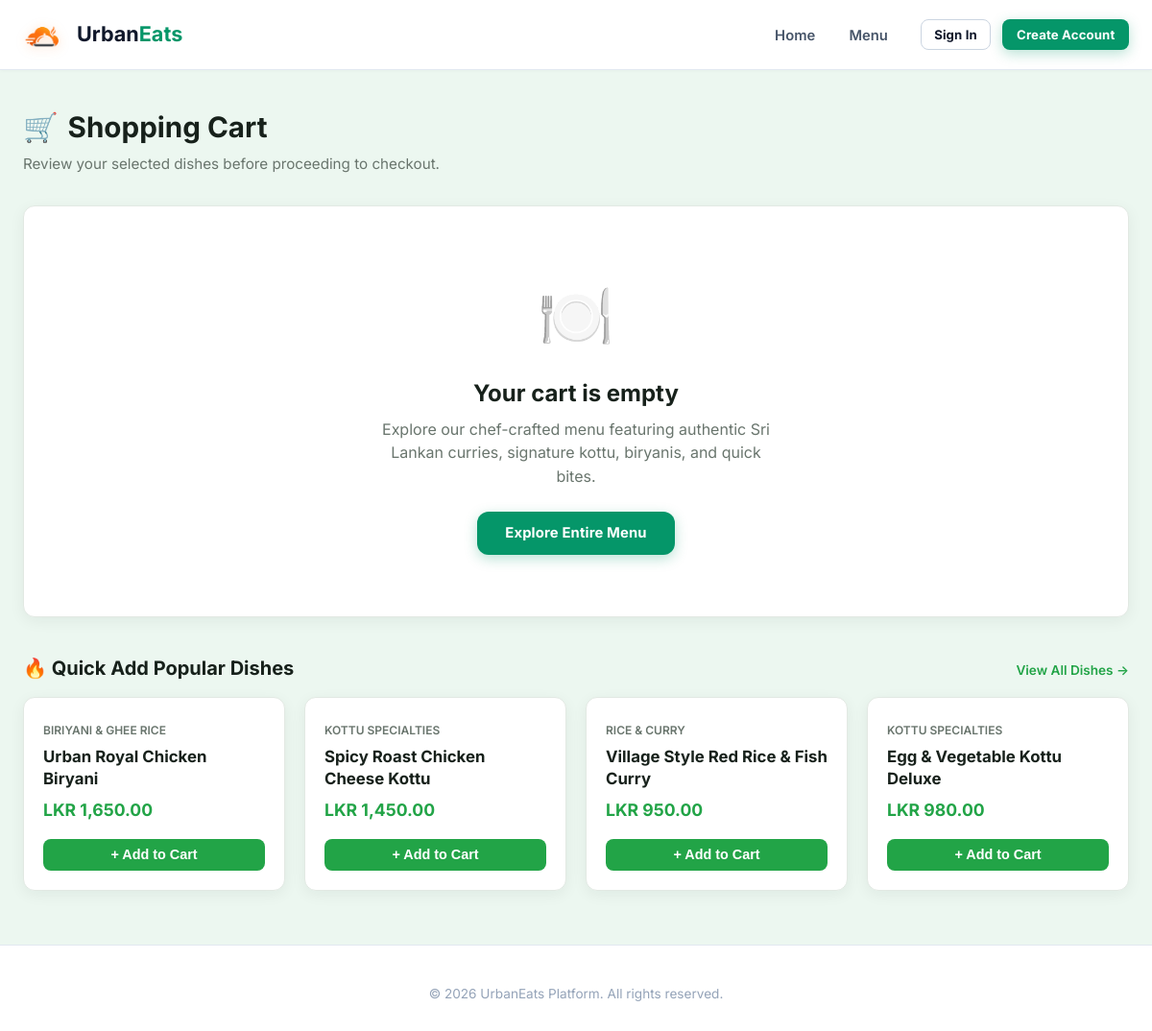
/public/orders/cart.php, run on the app's committed database.
### tables this page shows
CREATE TABLE IF NOT EXISTS `dishes` (
    `dish_id`      INT UNSIGNED NOT NULL AUTO_INCREMENT PRIMARY KEY,
    `category_id`  INT UNSIGNED NOT NULL,
    `name`         VARCHAR(120) NOT NULL,
    `description`  TEXT         NULL,
    `price`        DECIMAL(10,2) NOT NULL,
    `image_path`   VARCHAR(255) NULL COMMENT 'Relative path: uploads/dishes/xxx.ext',
    `is_active`    TINYINT(1)   NOT NULL DEFAULT 1 COMMENT '1 = Active, 0 = Soft deleted',
    `created_at`   TIMESTAMP    NOT NULL DEFAULT CURRENT_TIMESTAMP,
    `updated_at`   TIMESTAMP    NOT NULL DEFAULT CURRENT_TIMESTAMP ON UPDATE CURRENT_TIMESTAMP,
    CONSTRAINT `fk_dishes_category`
        FOREIGN KEY (`category_id`) REFERENCES `categories` (`category_id`)
        ON UPDATE CASCADE ON DELETE RESTRICT,
    INDEX `idx_dishes_category_active` (`category_id`, `is_active`),
    INDEX `idx_dishes_price` (`price`),
    INDEX `idx_dishes_name` (`name`),
    INDEX `idx_dishes_active` (`is_active`)
);

CREATE TABLE IF NOT EXISTS `categories` (
    `category_id`   INT UNSIGNED NOT NULL AUTO_INCREMENT PRIMARY KEY,
    `name`          VARCHAR(80)  NOT NULL UNIQUE,
    `description`   VARCHAR(255) NULL,
    `display_order` TINYINT UNSIGNED NOT NULL DEFAULT 0,
    `is_active`     TINYINT(1)   NOT NULL DEFAULT 1 COMMENT '1 = Active, 0 = Inactive / Hidden',
    `created_at`    TIMESTAMP    NOT NULL DEFAULT CURRENT_TIMESTAMP,
    `updated_at`    TIMESTAMP    NOT NULL DEFAULT CURRENT_TIMESTAMP ON UPDATE CURRENT_TIMESTAMP,
    INDEX `idx_categories_active` (`is_active`),
    INDEX `idx_categories_order` (`display_order`, `name`)
);

### config/db.php (called while the page is built, shortened)
<?php
class Database
{
    private static ?array $config = null;
    public static function loadConfig(): array
    {
        if (self::$config !== null) {
            return self::$config;
        }
        $baseDir = dirname(__DIR__);
        $localConfig = $baseDir . '/config/config.local.php';
        $mainConfig  = $baseDir . '/config/config.php';
        $sampleConfig = $baseDir . '/config/config.sample.php';
        if (file_exists($localConfig)) {
            self::$config = require $localConfig;
        } elseif (file_exists($mainConfig)) {
            self::$config = require $mainConfig;
        } elseif (file_exists($sampleConfig)) {
            self::$config = require $sampleConfig;
        } else {
            throw new RuntimeException('No configuration file found in config directory.');
        }
        return self::$config;
    }
}

### includes/functions.php (called while the page is built, shortened)
<?php
function e(mixed $value): string
{
    return htmlspecialchars((string)($value ?? ''), ENT_QUOTES | ENT_SUBSTITUTE, 'UTF-8');
}
function base_url(string $path = ''): string
{
    static $cachedBase = null;
    if ($cachedBase === null) {
        if (class_exists('Database')) {
            try {
                $config = Database::loadConfig();
                if (!empty($config['app']['url'])) {
                    $cachedBase = rtrim($config['app']['url'], '/');
                }
            } catch (Throwable) {
            }
        }
    }
    $path = ltrim($path, '/');
    return $path === '' ? $cachedBase : "{$cachedBase}/{$path}";
}

### includes/stock.php (called while the page is built, shortened)
<?php
require_once dirname(__DIR__) . '/config/db.php';
require_once __DIR__ . '/functions.php';
function format_lkr(float|int|string $price): string
{
    return 'LKR ' . number_format((float)$price, 2);
}

### public/orders/cart.php (the view, shortened to what this page needs)
<?php
$cartDetails = cart_get_details();
$items = $cartDetails['items'];
$pdo = get_db_connection();
$stmtPopular = $pdo->query(
    'SELECT d.dish_id, d.name, d.price, d.image_path, c.name AS category_name,
            COALESCE(i.qty_available, 0) AS qty_available
     FROM dishes d
     JOIN categories c ON d.category_id = c.category_id
     LEFT JOIN inventory i ON d.dish_id = i.dish_id
     WHERE d.is_active = 1 AND COALESCE(i.qty_available, 0) > 0
     ORDER BY d.dish_id ASC
     LIMIT 4'
);
$popularDishes = $stmtPopular->fetchAll();
$extraHead = '<link rel="stylesheet" href="' . base_url('css/component-c.css') . '">';
require_once dirname(__DIR__, 2) . '/includes/header.php';
?>
<div class="c-page-header">
    <div>
        <h1 class="c-page-title">
            <span>🛒</span> Shopping Cart
        </h1>
        <p class="c-page-subtitle">Review your selected dishes before proceeding to checkout.</p>
    </div>
</div>
<?php if (empty($items)): ?>
    <div class="c-card c-cart-empty-state">
        <div class="c-cart-empty-icon">🍽️</div>
        <h2 style="margin: 0 0 0.5rem 0; font-size: 1.5rem; color: var(--c-charcoal);">Your cart is empty</h2>
        <p style="color: var(--c-muted); max-width: 420px; margin: 0 auto 1.5rem auto;">
            Explore our chef-crafted menu featuring authentic Sri Lankan curries, signature kottu, biryanis, and quick bites.
        </p>
        <a href="<?= base_url('menu/index.php') ?>" class="btn btn-primary" style="padding: 0.75rem 1.75rem;">
            Explore Entire Menu
        </a>
    </div>
    <?php if (!empty($popularDishes)): ?>
        <div style="margin-top: 2.5rem;">
            <div style="display: flex; justify-content: space-between; align-items: baseline; margin-bottom: 1rem;">
                <h3 style="font-size: 1.25rem; font-weight: 700; color: var(--c-charcoal); margin: 0;">
                    🔥 Quick Add Popular Dishes
                </h3>
                <a href="<?= base_url('menu/index.php') ?>" style="font-size: 0.85rem; color: var(--c-primary); font-weight: 600; text-decoration: none;">
                    View All Dishes →
                </a>
            </div>
            <div style="display: grid; grid-template-columns: repeat(auto-fit, minmax(240px, 1fr)); gap: 1.25rem;">
                <?php foreach ($popularDishes as $pDish): ?>
                    <div class="c-card" style="margin-bottom: 0; padding: 1.25rem; display: flex; flex-direction: column; justify-content: space-between;">
                        <div>
                            <span style="font-size: 0.75rem; color: var(--c-muted); text-transform: uppercase; font-weight: 600;"><?= e($pDish['category_name']) ?></span>
                            <h4 style="margin: 0.35rem 0 0.5rem 0; font-size: 1.05rem; color: var(--c-charcoal);"><?= e($pDish['name']) ?></h4>
                            <div style="font-weight: 700; color: var(--c-primary); font-size: 1.1rem; margin-bottom: 1rem;">
                                <?= format_lkr($pDish['price']) ?>
                            </div>
                        </div>
                        <form action="<?= base_url('orders/cart.php') ?>" method="POST">
                            <button type="submit" class="c-btn-block c-btn-primary" style="padding: 0.55rem 1rem; font-size: 0.9rem;">
                                + Add to Cart
                            </button>
                        </form>
                    </div>
                <?php endforeach; ?>
            </div>
        </div>
    <?php endif; ?>
<?php endif; ?>
<?php require_once dirname(__DIR__, 2) . '/includes/footer.php'; ?>

### public/css/style.css (style rules this page uses)
:root { --primary: #059669; --primary-hover: #047857; --primary-active: #065f46; --primary-light: #ecfdf5; --primary-border: #a7f3d0; --primary-gradient: linear-gradient(135deg, #10b981 0%, #059669 100%); --primary-gradient-hover: linear-gradient(135deg, #059669 0%, #047857 100%); --primary-shadow: 0 4px 14px rgba(5, 150, 105, 0.28); --bg-main: #ecf7f0; --bg-card: #ffffff; --bg-card-hover: #f4faf6; --bg-input: #ffffff; --bg-subtle: #dceee3; --text-main: #0f172a; --text-muted: #475569; --text-dim: #94a3b8; --text-inverse: #ffffff; --border-color: #e2e8f0; --border-light: #e4f2ea; --border-focus: #059669; --success: #059669; --success-bg: #ecfdf5; --success-border: #a7f3d0; --success-text: #065f46; --warning: #d97706; --warning-bg: #fffbeb; --warning-border: #fde68a; --warning-text: #92400e; --danger: #dc2626; --danger-bg: #fef2f2; --danger-border: #fecaca; --danger-text: #991b1b; --info: #0284c7; --info-bg: #f0f9ff; --info-border: #bae6fd; --info-text: #075985; --font-sans: 'Inter', -apple-system, BlinkMacSystemFont, "Segoe UI", Roboto, "Helvetica Neue", Arial, sans-serif; --font-mono: 'JetBrains Mono', ui-monospace, Menlo, Consolas, monospace; --shadow-sm: 0 1px 3px rgba(0, 0, 0, 0.05), 0 1px 2px rgba(0, 0, 0, 0.03); --shadow-md: 0 4px 10px -1px rgba(0, 0, 0, 0.06), 0 2px 5px -1px rgba(0, 0, 0, 0.04); --shadow-lg: 0 12px 28px -6px rgba(0, 0, 0, 0.09), 0 4px 10px -2px rgba(0, 0, 0, 0.04); --shadow-card: 0 2px 8px rgba(0, 0, 0, 0.04), 0 1px 2px rgba(0, 0, 0, 0.02); --radius-sm: 8px; --radius-md: 12px; --radius-lg: 18px; --radius-xl: 24px; --radius-full: 9999px; --transition: all 0.2s cubic-bezier(0.16, 1, 0.3, 1); }
*, *::before, *::after { box-sizing: border-box; margin: 0; padding: 0; }
html { font-size: 16px; scroll-behavior: smooth; background-color: var(--bg-main); }
body { font-family: var(--font-sans); background-color: var(--bg-main); color: var(--text-main); line-height: 1.55; min-height: 100vh; display: flex; flex-direction: column; -webkit-font-smoothing: antialiased; -moz-osx-font-smoothing: grayscale; }
a { color: var(--primary); text-decoration: none; transition: var(--transition); font-weight: 500; }
h1, h2, h3, h4, h5, h6 { color: var(--text-main); font-weight: 700; line-height: 1.35; letter-spacing: normal; }
h1 { font-size: 2.25rem; margin-bottom: 1rem; }
h2 { font-size: 1.55rem; margin-bottom: 0.75rem; }
h3 { font-size: 1.2rem; margin-bottom: 0.5rem; }
.btn { display: inline-flex; align-items: center; justify-content: center; gap: 0.5rem; font-family: inherit; font-size: 0.925rem; font-weight: 700; padding: 0.7rem 1.4rem; border-radius: var(--radius-md); border: 1px solid transparent; cursor: pointer; transition: var(--transition); text-align: center; line-height: 1.25; white-space: nowrap; letter-spacing: 0.01em; }
.btn-primary { background: var(--primary); color: #ffffff; box-shadow: var(--primary-shadow); }

### public/css/component-c.css (style rules this page uses)
:root { --c-primary: #22A447; --c-primary-dark: #167A35; --c-primary-light: #E8F5E9; --c-charcoal: #17211B; --c-surface: #FFFFFF; --c-background: #F7FAF7; --c-text: #202B24; --c-muted: #69756D; --c-border: #E2E9E3; --c-border-hover: #B8D1BE; --c-success: #16A34A; --c-warning: #D97706; --c-danger: #DC2626; --c-info: #2563EB; --c-radius: 12px; --c-radius-sm: 8px; --c-radius-lg: 16px; --c-shadow: 0 4px 16px rgba(23, 33, 27, 0.06); --c-shadow-hover: 0 8px 24px rgba(34, 164, 71, 0.12); --c-transition: all 0.2s cubic-bezier(0.4, 0, 0.2, 1); }
.c-page-header { margin-bottom: 2rem; display: flex; justify-content: space-between; align-items: flex-start; flex-wrap: wrap; gap: 1rem; }
.c-page-title { font-size: 1.85rem; font-weight: 700; color: var(--c-charcoal); margin: 0 0 0.35rem 0; display: flex; align-items: center; gap: 0.6rem; }
.c-page-subtitle { color: var(--c-muted); font-size: 0.95rem; margin: 0; }
.c-card { background: var(--c-surface); border: 1px solid var(--c-border); border-radius: var(--c-radius); box-shadow: var(--c-shadow); padding: 1.5rem; margin-bottom: 1.5rem; transition: var(--c-transition); }
.c-cart-empty-state { text-align: center; padding: 4rem 1.5rem; }
.c-cart-empty-icon { font-size: 4rem; color: var(--c-muted); margin-bottom: 1rem; }
.c-btn-block { display: block; width: 100%; text-align: center; padding: 0.85rem 1.25rem; font-size: 1.05rem; font-weight: 600; border-radius: var(--c-radius-sm); text-decoration: none; cursor: pointer; border: none; transition: var(--c-transition); }
.c-btn-primary { background: var(--c-primary); color: #FFF; }

### data on the page
dishes: category.name "BIRIYANI & GHEE RICE", name "Urban Royal Chicken Biryani", price "LKR 1,650.00"
dishes: category.name "KOTTU SPECIALTIES", name "Spicy Roast Chicken Cheese Kottu", price "LKR 1,450.00"
dishes: category.name "RICE & CURRY", name "Village Style Red Rice & Fish Curry", price "LKR 950.00"
dishes: category.name "KOTTU SPECIALTIES", name "Egg & Vegetable Kottu Deluxe", price "LKR 980.00"
